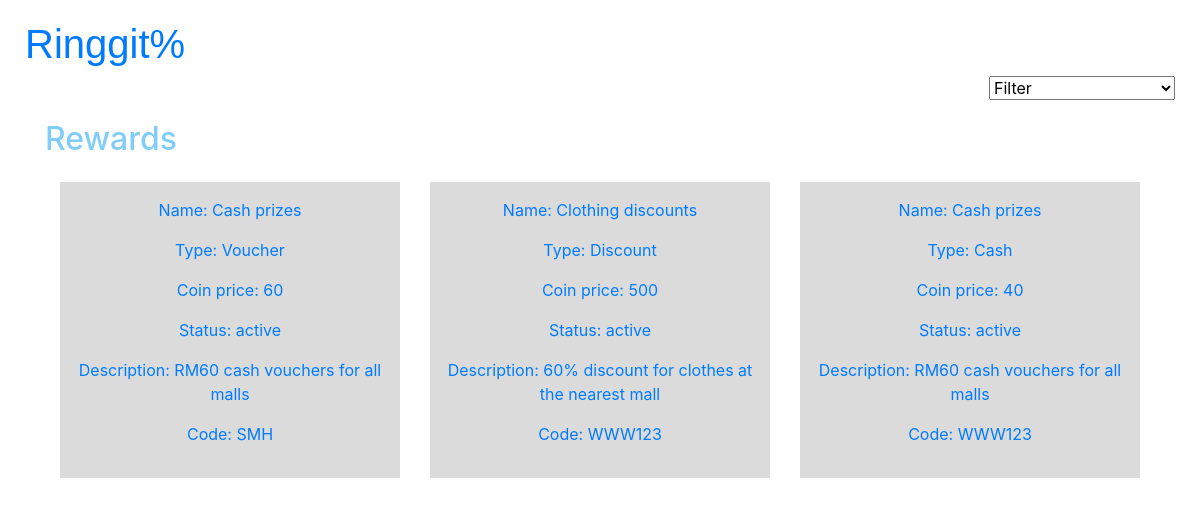
/adminreward.php (signed in), run on the app's committed database.
### tables this page shows
CREATE TABLE `reward` (
  `rid` int(11) NOT NULL,
  `type` varchar(20) DEFAULT NULL,
  `rname` varchar(128) DEFAULT NULL,
  `coinprice` int(11) DEFAULT NULL,
  `status` varchar(20) DEFAULT NULL,
  `rdesc` varchar(128) DEFAULT NULL,
  `rcode` varchar(20) DEFAULT NULL
);

### adminreward.php (the view, shortened to what this page needs)
<?php
    require_once "pdo.php";
    $stmt = $pdo->query("SELECT * FROM reward;");
    $rows = $stmt->fetchAll(PDO::FETCH_ASSOC);
?>
<!DOCTYPE html>
<html lang="en">
    <head>
		<link rel="stylesheet" href="https://cdnjs.cloudflare.com/ajax/libs/font-awesome/4.7.0/css/font-awesome.min.css">
		<link rel="stylesheet" href="path/to/font-awesome/css/font-awesome.min.css">
		<link rel="stylesheet"
			href="https://maxcdn.bootstrapcdn.com/bootstrap/4.5.2/css/bootstrap.min.css">
    </head>
    <body>
		<div class="logo">
			<a href="adminpage.php">
					<h1>Ringgit%</h1>
			</a>
		</div>
			<div class="two">
				<select name="dealpage" onchange="location = this.value;">
				 <option value="">Filter</option>
				</select>
			</div>
	   <div class="container">
        <h2>Rewards</h2>
			<div class="container fluid">
			<?php
				echo('<div class="complogo">');
					echo('<div class="row">');
						foreach ($rows as $row) {
									echo('<div class="col-sm-4">');
										echo('<a href="adminrewardedit.php?rid='.$row['rid'].'">');
											echo('<div class="container-bg1">');
												echo('<div class="container p-3 my-3">');
													echo('<p>Name: ');
													echo($row['rname']);
													echo('</p>');
													echo('<p>Type: ');
													echo($row['type']);
													echo('</p>');
													echo('<p>Coin price: ');
													echo($row['coinprice']);
													echo('</p>');
													echo('<p>Status: ');
													echo($row['status']);
													echo('<p>Description: ');
													echo($row['rdesc']);
													echo('</p>');
													echo('<p>Code: ');
													echo($row['rcode']);
													echo('</p>');
													echo('</p>');
												echo('</div>');
											echo('</div>');
										echo('</a>');
									echo('</div>');
						}
						echo('</div>');
				echo('</div>');
				?>
			</div>
			</div>
    </body>
</html>

### adminreward.php (style rules this page uses)
.logo { font-family: "Trebuchet MS", sans-serif; padding-top: 20px; padding-left: 25px; }
h2 { padding-top: 20px; color: #80CDF9; }
.two { text-align: right; padding-right: 25px; }
p { text-align: center; }
.complogo { text-align: center; }
.container-bg1 { background-color: #DBDBDC; }

### data on the page
reward: rname "Cash prizes", type "Voucher", coinprice "60", status "active", rdesc "RM60 cash vouchers for all malls", rcode "SMH"
reward: rname "Clothing discounts", type "Discount", coinprice "500", status "active", rdesc "60% discount for clothes at the nearest mall", rcode "WWW123"
reward: rname "Cash prizes", type "Cash", coinprice "40", status "active", rdesc "RM60 cash vouchers for all malls", rcode "WWW123"
